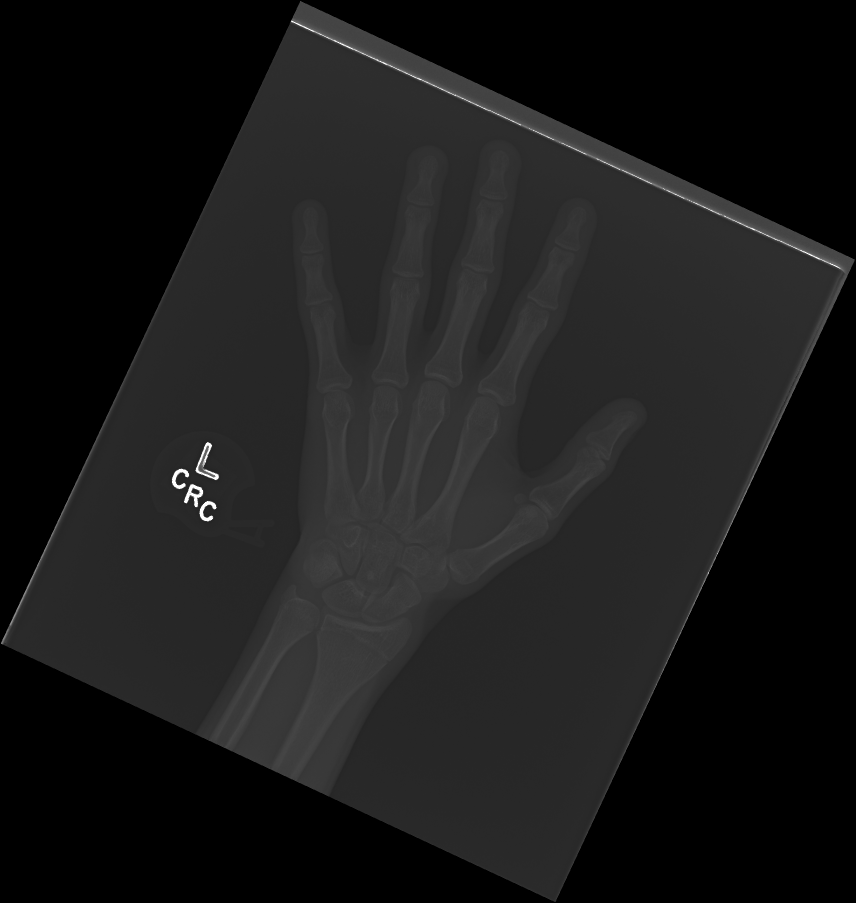
#> input picture Data/ImageRotated/Train/rotated_image_10.png, 1711 x 1805 px (shown at 1/2 size); its folder holds only this picture in this run
$ python App.py   (older library calls are emulated)
#> lines starting #> are read from the running program, lines starting #| are printed output that depends on the picture
import pandas as pd
import numpy as np
import os
import cv2
import mahotas
import h5py
from sklearn.preprocessing import LabelEncoder, MinMaxScaler
from sklearn.tree import DecisionTreeClassifier

out_path = './Data/ImageOutPut/'
train_path = './Data/ImageRotated/Train/'
test_path = './Data/ImageRotated/Test/'
df = pd.read_csv("D:\DEV\WorkSpace-for-Python\Machine-Learning\MidtermTest\Data\dataset.csv")
#> (reads Data/dataset.csv from the repository)

# get the training labels
train_labels = os.listdir(train_path)
train_labels.sort()

# num of images per class
images_per_class = 400

# fixed-sizes for image
fixed_size = (100, 100)

# empty lists to hold feature vectors and labels
global_features = []
labels = []

# Đảm bảo số bins được định nghĩa
bins = 8

def fd_histogram(image, mask=None):
    # chuyển về không gian màu HSV
    image = cv2.cvtColor(image, cv2.COLOR_BGR2HSV)
    hist  = cv2.calcHist([image], [0, 1, 2], None, [bins, bins, bins], [0, 256, 0, 256, 0, 256])
    # normalize histogram
    cv2.normalize(hist, hist)
    return hist.flatten()

def fd_hu_moments(image):
    # chuyển về ảnh gray
    image = cv2.cvtColor(image, cv2.COLOR_BGR2GRAY)
    feature = cv2.HuMoments(cv2.moments(image)).flatten()
    return feature

def fd_haralick(image):
    # chuyển về ảnh gray
    gray = cv2.cvtColor(image, cv2.COLOR_BGR2GRAY)
    haralick = mahotas.features.haralick(gray).mean(axis=0)
    return haralick

# Loop over the training data sub-folders
if os.path.isdir(train_path):
    print(f"Directory exists: {train_path}")

    # Loop through each file in the training directory
    for filename in os.listdir(train_path):
        if filename.endswith(".png"):
            file = os.path.join(train_path, filename)

            print(f"Reading file: {file}")
            # Read the image from the path
            image = cv2.imread(file)
#> image is the input picture: shape (1805, 1711, 3); min 0, max 255, mean 25.8
            if image is None:
                print(f"Could not read image {file}")
                continue

            # Check the size of the image before resizing
            if image.shape[0] == 0 or image.shape[1] == 0:
                print(f"Invalid image size for {file}")
                continue

            # Resize the image
            image = cv2.resize(image, fixed_size)
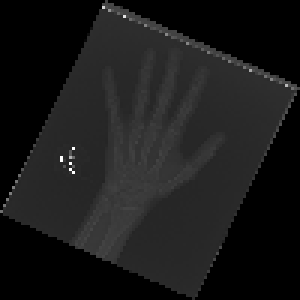
#> image: shape (100, 100, 3) (shown 3 times larger); min 0, max 255, mean 25.8

            # Extract global features
            fv_hu_moments = fd_hu_moments(image)
#> in fd_hu_moments, `feature = cv2.HuMoments(cv2.moments(image)).flatten()`: feature = [0.00366, 3.36e-07, 4e-11, 5.45e-12, 5.91e-24, 1.78e-15, 8.04e-23]
#> fv_hu_moments has the same summary as feature in fd_hu_moments
#> (the run stopped early here; a loop or call above may not have finished)
